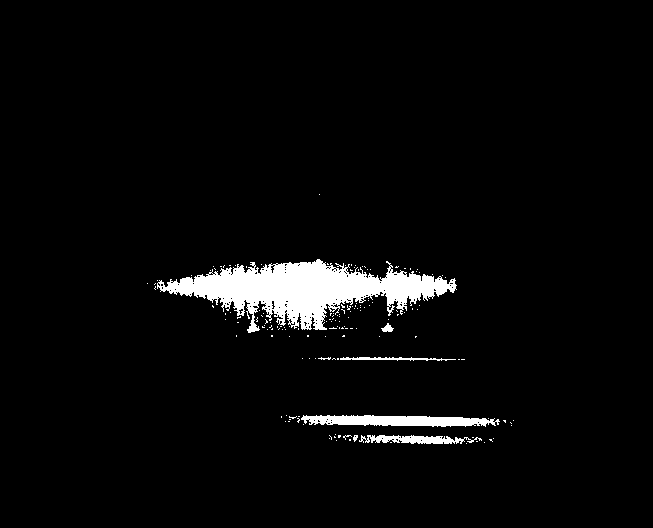
#> input picture Software refactor/LIPI_Processing/test2.tiff, 653 x 528 px
$ python ModulationStitch.py   (older library calls are emulated)
#> lines starting #> are read from the running program, lines starting #| are printed output that depends on the picture
#> the answer given: test2.tiff
#> the answer given: .
### Software refactor/LIPI_Processing/manualStitch.py
"""
Created on Dec 12 2024
@author: Carl Emil Elling
This module contains functions for manually stitching a continuous PL scan.
"""

import numpy as np
import matplotlib.pyplot as plt
import os

from src.utils import ingaas_processing
from src import stitching
from src.stitching import helpers
import cv2
import tifffile
from scipy.ndimage import rotate
import glob

def manualstitch(source,calpath,rotation=0,speed=5000,drift=0.0466,nsteps=100,fps=50):
    debug=False
    """
    Manually stitches a sequence of images from a .tiff file using calibration data.
    Parameters:
    source (str): Path to the source .tiff file containing the images to be stitched.
    calpath (str): Path to the calibration files.
    rotation (int, optional): Angle to rotate images for stitching. Default is 0.
                                Supported values are 0, 90, and any other angle for custom rotation
                                (but is a slow affine transformation, be careful!).
    speed (int, optional): Speed parameter for the stitching process. Default is 5000.
    drift (float, optional): Drift correction factor. Default is 0.0466 (experimentally found).
    nsteps (int, optional): NOT USED. TODO:REMOVE IT. Number of steps for the stitching process. Default is 100.
    FPS (int, optional): Frames per second for the stitching process. Default is 50.
    Returns:
    None
    Notes:
    - The function loads calibration files, reads images from the source .tiff file, undistorts the images,
        optionally rotates them, and then stitches them together.
    - The stitched image is saved as "stitched_image_cont.png".
    - The function prints progress and debug information to the console.
    """
    #Load calibration files
    width, height = 640, 512  # Example dimensions, adjust as necessary
    K,P,DIM= ingaas_processing.loadCal(calpath, width, height)

    # Read images
    #TODO: implement file types .tiff and .raw with ProcessInGaAs
    if source.endswith('.raw'):
        print("Processing a .raw file")
        images = ingaas_processing.load_raw_image(source, width, height)
    elif source.endswith('.tiff'):
        print("Processing a .tiff file")
        images = tifffile.imread(source)
    else:
        raise ValueError("Unsupported file format. Please provide a .tiff or .raw file.")
    #images=ProcessInGaAs.int16_2_uint16(images)
    print("Images loaded. Number of images: ",len(images))
    print("shape original: ",np.shape(images))

    #Undistort images
    print("Undistorting images")
    imgUndistorted= ingaas_processing.undistort(images, K, P, DIM)
    print("Images undistorted")
    #rotate images for stitching
    print("rotating images")
    if rotation==0:
        imagerot=imgUndistorted
    elif rotation==90:
        #fast and easy counter clockwise rotation
        imagerot = [np.rot90(image, k=3) for image in imgUndistorted]
    else:
        DIM=(DIM[1],DIM[0])
        imagerot=rotate(imgUndistorted[0],rotation)
        print("shape before: ",np.shape(imagerot)) #DEBUG
        imagerot=imagerot[np.newaxis,...] #reshaope to 3D array
        for i in range(1, len(imgUndistorted)):
            #rotating images (very slow method... different one somewhere?)
            imagerot = np.append(imagerot, rotate(imgUndistorted[i], rotation)[np.newaxis, ...], axis=0)
            if i%100==0:
                #Progress indicator... so slow
                print("rotating image #",i)
        print("shape after: ",np.shape(imagerot))
    print("Images rotated")
    #Image stitching


    if debug:
        print("DEBUG: show rotateted image set")
        for i in range(len(imagerot)):
            cv2.imshow("Image", ingaas_processing.lin_stretch_img(imagerot[i], 1, 99.99))
            cv2.waitKey(1)
        cv2.destroyAllWindows()
    PLimg=stitching.continuous(images=imagerot,speed=speed,fps=fps,drift=drift)
    print("stitch done!")
    #Save stitched image
    save_path = source+"stitched_image_cont"
    ### Save as PNG with linstretch for visibility
    #cv2.imwrite((save_path+".png"), ingaas_processing.lin_stretch_img(PLimg, 1, 99.99))
    ### Save as tiff without linstretch for further processing
    save_path = save_path+".tiff"
    tifffile.imwrite(save_path, PLimg)

    return PLimg, save_path

def separateModulated(source, output_dir=None, n=3):
    """
    EXPERIMENTAL:
    Separate modulated images from a continuous scan into n sets.

    For FPS=n*f_modulated, images will be in sequence [1,2,...,n,1,2,...,n,...]. Function separates them
    into n individual multitiff files, one for each modulation set.

    Parameters:
    source (str): Path to the source .tiff file containing the modulated images.
    output_dir (str, optional): Directory to save the output files. If None, saves in current directory.
    n (int, optional): Number of modulation sets. Is the subdivision of the modulation light,
        (should be set properly when applying bias such that FPS=n*f_modulation). Default is 3.

    Returns:
    tuple: Paths to the n output files
    """
#> called with source = 'test2.tiff', output_dir = '.', n = 3

    # Load images from the source multitiff
    print(f"Loading images from {source}")
    if source.endswith('.tiff'):
        images = tifffile.imread(source)
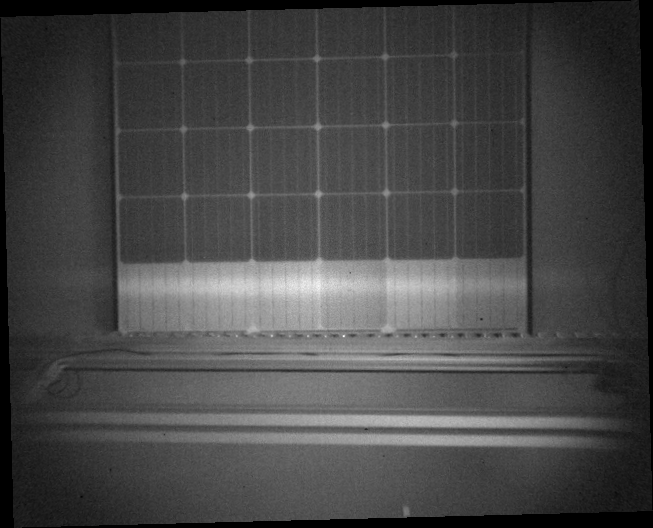
#> images: shape (528, 653) int16; min 0, max 411, mean 113.4; drawn with min black and max white
    elif source.endswith('.raw'):
        width, height = 640, 512  # Example dimensions, adjust as necessary
        images = ingaas_processing.load_raw_image(source, width, height)
    else:
        raise ValueError("Unsupported file format. Please provide a .tiff or .raw file.")
    print(f"Loaded {len(images)} images. Shape: {images.shape}")
#| Loaded 528 images. Shape: (528, 653)

    # Create output directory if specified
    if output_dir is None:
        output_dir = os.getcwd()
    os.makedirs(output_dir, exist_ok=True)

    # Separate images into n sets based on sequence [1,2,...,n,1,2,...,n,...]
    sets = [[] for _ in range(n)]

    for i, img in enumerate(images):
        modulation_index = i % n
        sets[modulation_index].append(img)
#> this loop made 528 passes
#> modulation_index on passes 1 to 3: 0, 1, 2

    # Convert lists to numpy arrays
    sets = [np.array(s) for s in sets]

    print(f"Separated images into {n} sets:")
    for i, s in enumerate(sets):
        print(f"  Set {i+1}: {len(s)} images, shape: {s.shape}")

    # Create output filenames and save
    base_name = os.path.splitext(os.path.basename(source))[0]
    output_paths = []

    print("Saving separated image sets...")
    for i, s in enumerate(sets):
        output_path = os.path.join(output_dir, f"{base_name}_set{i+1}.tiff")
        tifffile.imwrite(output_path, s)
        print(f"Set {i+1} saved to {output_path}")
        output_paths.append(output_path)
#> this loop made 3 passes
#> pass 1, in separateModulated, `tifffile.imwrite(output_path, s)`:
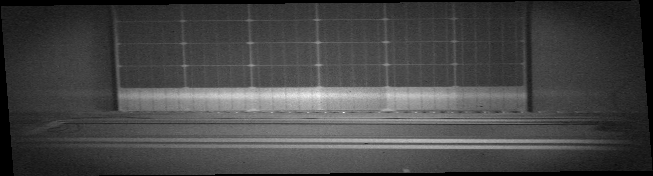
#> saved as test2_set1.tiff: shape (176, 653) int32; min 0, max 411, mean 113.4; drawn with min black and max white
#> pass 2, in separateModulated, `tifffile.imwrite(output_path, s)`:
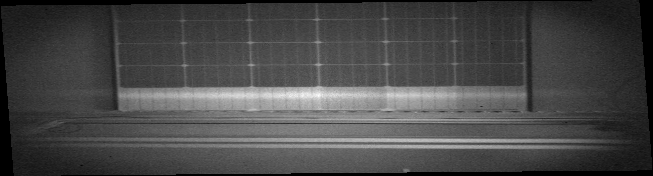
#> saved as test2_set2.tiff: shape (176, 653) int32; min 0, max 399, mean 113.4; drawn with min black and max white

    print("Separation complete!")

    return tuple(output_paths)

# [238 lines left out: functions subtract, savevideo, main, loadSnapshot, histogramPlot, cropRaw, not called in this run]

        # # Display the cropped and linstretched image
        # cv2.imshow("Cropped Image", cropped_img_stretched)
        # cv2.waitKey(0)
        # cv2.destroyAllWindows()
# [2 lines that do not run on import are left out]
    #loadSnapshot()
    #histogramPlot()
    # cropRaw()

### Software refactor/LIPI_Processing/src/utils/ingaas_processing.py
"""
Created on Dec 12 2024
@author: Carl Emil Elling

Image calibration and processing library for DTU InGaAs cameras
"""
import numpy as np
import cv2
import os
import sys
from joblib import Parallel, delayed
#from numba import jit

# [205 lines left out: functions load_raw_image, histogram, crop_image, lin_stretch_img, CLAHE_STRETCH, int16_2_uint16 and 3 more, not called in this run]
def loadCal(calpath,width,height):
    """
    Loads calibration matrices from the specified path. If the calibration files are not found,
    prompts the user to perform calibration using a pre-set calibration video.
    Parameters:
    calpath (str): The path to the directory containing the calibration files.
    width (int): The width of the image used for calibration.
    height (int): The height of the image used for calibration.
    Returns:
    tuple: A tuple containing the calibration matrices K, P, and DIM.
    Raises:
    SystemExit: If the user chooses not to perform calibration when prompted.
    Notes:
    - The function expects the calibration files to be named 'K_matrix.npy', 'P_matrix.npy', and 'DIM_matrix.npy'.
    - If calibration is performed, the function saves the new calibration matrices to the specified path.
    - The calibration process currently supports a hardcoded checkerboard calibration file.
    """
#> called with width = 640, height = 512
    try:
        K=np.load(os.path.join(calpath,"K_matrix.npy"))#,allow_pickle=True)
        P=np.load(os.path.join(calpath,"P_matrix.npy"))#,allow_pickle=True)
        DIM=np.load(os.path.join(calpath,"DIM_matrix.npy"))#,allow_pickle=True)
        print("calibration Files Loaded!")
    except:
        print("calibration Files not found! Please calibrate the camera first!")
        t=input("calibrate using pre-set calibration video (in calibration folder)? (y/n)")
#> the answer given: .
        if t=="y":
            t=input("calibration type: 1. Checkerboard 2. Dots")
            if t=="1":
                #os.listdir(calpath)
                calfile="Checkerboard_0_3_ms_33hz_09012025_175256.raw" #hardcoded for now
                cal=os.path.join(calpath,calfile)
                #Checkerboard calibration
                width, height = 640, 512  # Example dimensions, adjust as necessary
                imgCal = load_raw_image(cal, width, height)
                K,P,DIM= checkerboard_calibration(imgCal, checkerboard=(6, 8), display=False)
                np.save(os.path.join(calpath,"K_matrix"),K)
                np.save(os.path.join(calpath,"P_matrix"),P)
                np.save(os.path.join(calpath,"DIM_matrix"),DIM)
                print("calibration performed and Files Saved!")
        else:
            sys.exit(0)
#> (the program exits here)
